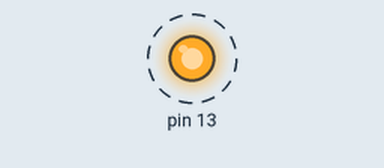
Recording of a sketch running on a simulated Arduino Uno, built with avr-gcc and run on an emulated ATmega328P. On the bench: output pins drawn as LEDs (lit = HIGH). Dashed ring = blinking.

Above: at 0.4 s.
Timing chart, 0 to 3.0 s (numbered marks = the images above):
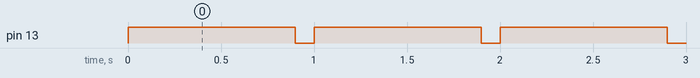

Measured:
- by itself, pin 13: alternates HIGH for 0.90 s and LOW for 0.10 s

The sketch:

blinking_led_delay_macros.ino
```cpp
/*
 * File:     blinking_led_delay_macros.c
 * Created:  25.09.2017
 * Author:   Philipp Jahn
 */
/* Blinking LED with Delay and easy to read macros for set and clear bits
 * in a variable/register
 * Problem with delay -> processor is always busy with waiting!!
 */

#ifndef F_CPU				// this conditional directive ensures that F_CPU has not been defined somewhere else already (without it you might get a warning)
#define F_CPU 16000000UL
#endif

#include <avr/io.h>
#include <util/delay.h>

/* Macro definitions -> shall be placed in some header file */
#ifndef SET_BIT
#define SET_BIT(REG,BIT)        (REG |= (1<<(BIT)))
#endif

#ifndef CLEAR_BIT
#define CLEAR_BIT(REG,BIT)      (REG &= ~(1<<(BIT)))
#endif

int main(void)
{
	SET_BIT(DDRB,PB5);			// set PB5 to output

	while (1)
	{
		SET_BIT(PORTB,PB5);		// LED on
		_delay_ms(900);			// CPU blocked for 900ms doing nothing

		CLEAR_BIT(PORTB,PB5);	// LED off
		_delay_ms(100);
	}

	return 0;
}
```
